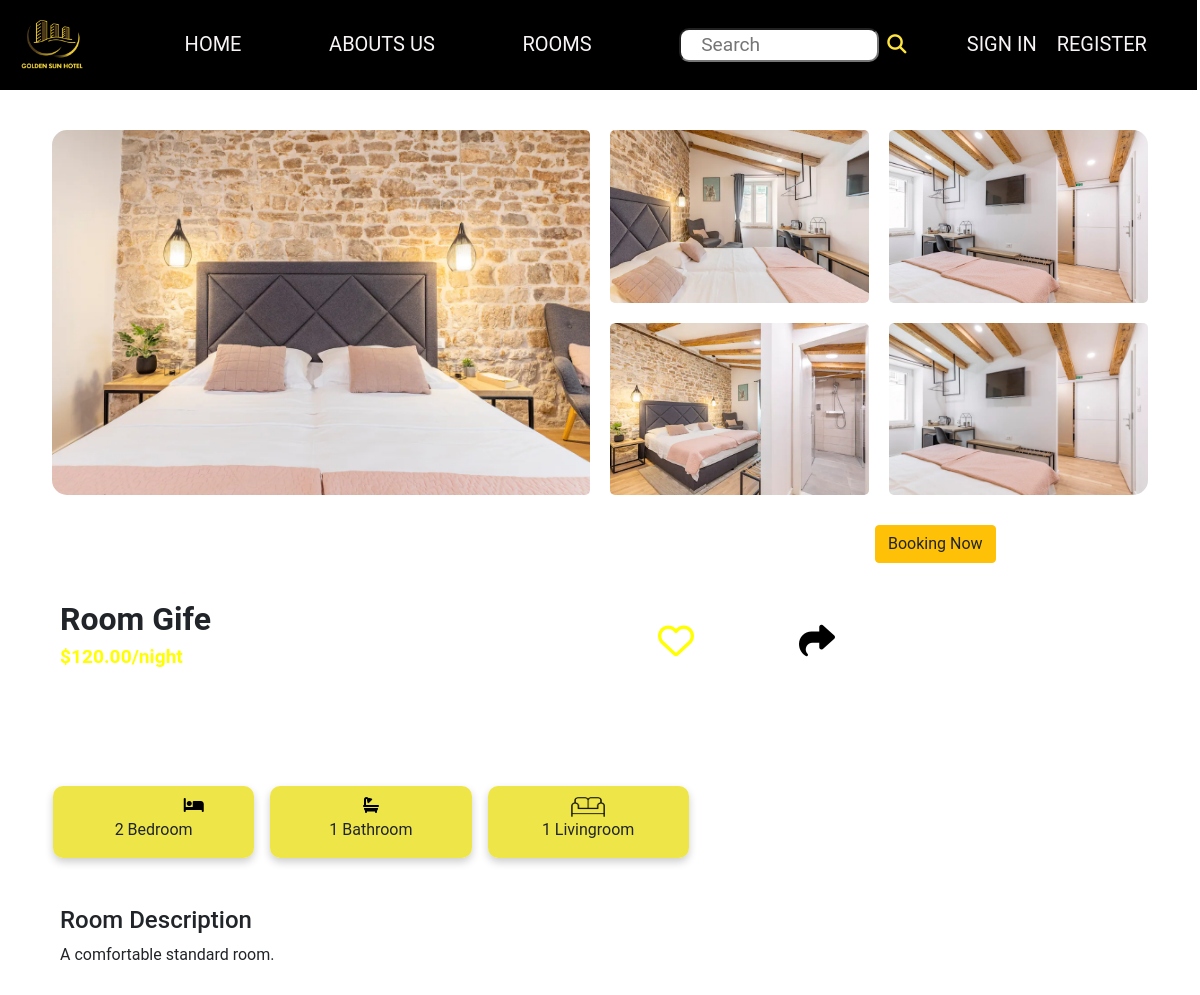
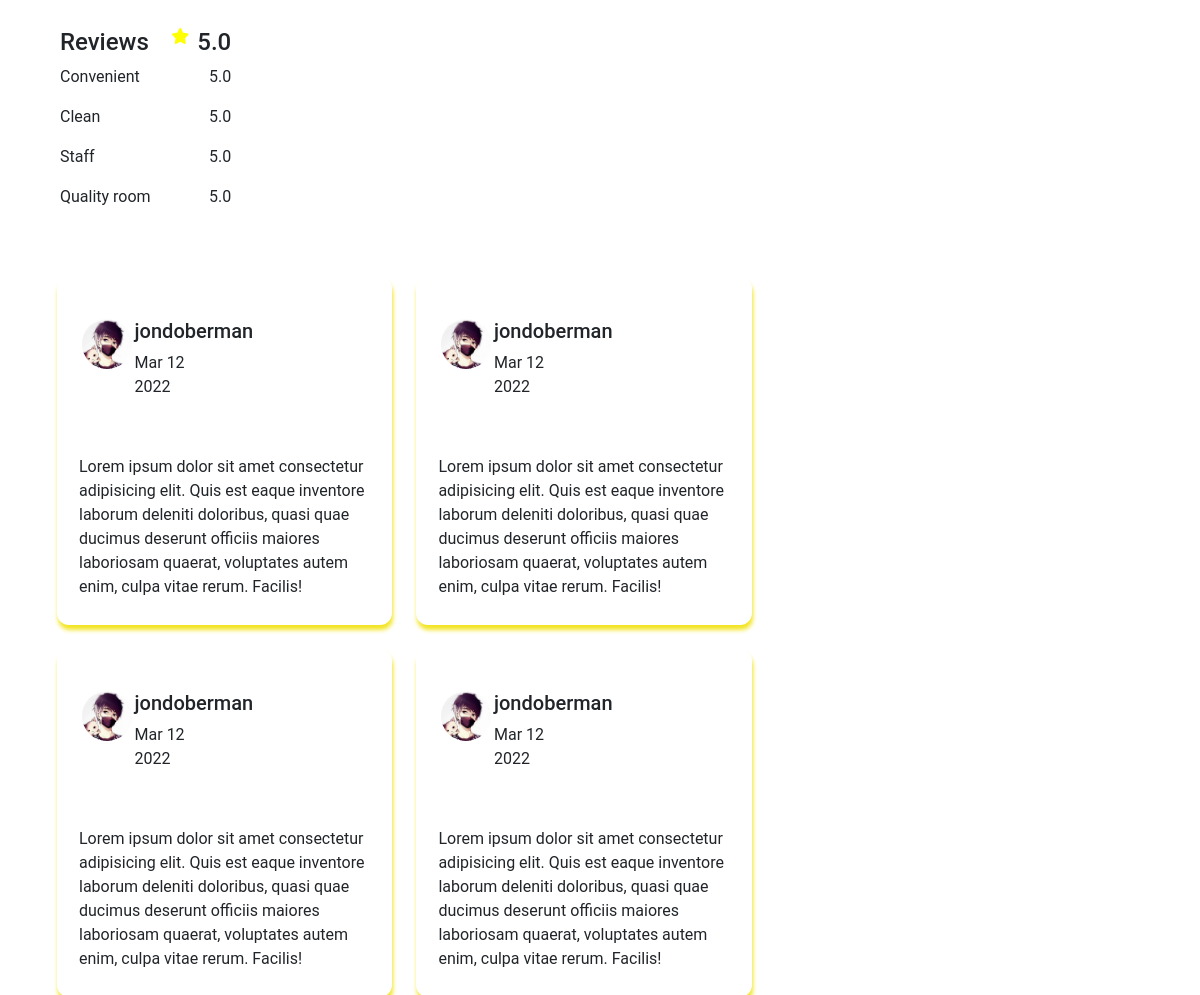
The app's page /index.php?controller=rooms&action=detail&id=4 with its own data (2 pictures, top to bottom).
### tables this page shows
CREATE TABLE `rooms` (
  `id` bigint(20) NOT NULL,
  `name` varchar(50) DEFAULT NULL,
  `bedroom` int(50) DEFAULT NULL,
  `bathroom` int(50) DEFAULT NULL,
  `livingroom` int(50) DEFAULT NULL,
  `type` varchar(50) DEFAULT NULL,
  `price` decimal(10,2) DEFAULT NULL,
  `tax` decimal(10,2) DEFAULT NULL,
  `cleaning_fee` decimal(10,2) DEFAULT NULL,
  `description` text DEFAULT NULL,
  `status` tinyint(1) DEFAULT NULL,
  `updated_at` timestamp NOT NULL DEFAULT current_timestamp() ON UPDATE current_timestamp(),
  `created_at` timestamp NOT NULL DEFAULT current_timestamp()
);

### controllers/web/roomcontroller.php (called while the page is built, shortened)
<?php
include_once 'models/RoomModel.php';
class RoomController
{
    private $roomModel;
    public function __construct()
    {
        $this->roomModel = new RoomModel();
    }
    public function handleRequest()
    {
        $action = isset($_GET['action']) ? $_GET['action'] : 'list';
        switch ($action) {
            case 'detail':
                $this->getDetailRoom($_GET['id']);
                break;
        }
    }
    private function getDetailRoom($id)
    {
        $query = $this->roomModel->getDetailById($id);
        $room = $query->fetch_assoc();
        include 'views/web/rooms/detail.view.php';
    }
}

### routes/web.route.php (called while the page is built, shortened)
<?php
include 'controllers/web/RoomController.php';
$controller = isset($_GET['controller']) ? $_GET['controller'] : 'index';
$routes = [
    'index' => 'HomeController',
    'about' => 'aboutcontroller',
    'detail' => 'detailcontroller',
    'bookings' => 'bookingcontroller',
    'payments' => 'PaymentController',
    'rooms' => 'RoomController',
    'auth' => 'AuthController',
    'users' => 'UserController',
];
if (array_key_exists($controller, $routes)) {
    $admin = new $routes[$controller];
    $admin->handleRequest();
} else {
    http_response_code(404);
    require 'views/errors/404.php';
    die();
}

### index.php (called while the page is built, shortened)
<?php
require 'routes/web.route.php';

### config/database.php (called while the page is built, shortened)
<?php
class ConnectDB {
    private $server = 'localhost';
    private $username = 'root';
    private $password = '';
    private $database = 'hotel_management';
    protected function connect() {
        $connect = mysqli_connect($this->server,
            $this->username,
            $this->password,
            $this->database);
        mysqli_set_charset($connect,"utf8");
        return $connect;
    }
}
?>

### models/RoomModel.php (called while the page is built, shortened)
<?php
include_once 'config/database.php';
class RoomModel extends ConnectDB
{
    function getDetailById($id) {
        $sql = "SELECT * FROM rooms WHERE id = $id";
        return mysqli_query($this->connect(),$sql);
    }
}
?>

### views/web/rooms/detail.view.php (the view, shortened to what this page needs)
<?php include "./views/web/partials/header.view.php" ?>
<div class="container">
    <form action="" method="">
        <div class="row details_room">
            <div class="picture">
                <img class="img1 detail_img" id="img1" src="assets/web/images/phong1.webp" alt="Hình ảnh phòng 1">
                <img class="img2 detail_img" id="img2" src="assets/web/images/phong2.webp" alt="Hình ảnh phòng 2">
                <img class="img3 detail_img" id="img3" src="assets/web/images/phong3.jpeg" alt="Hình ảnh phòng 3">
                <img class="img4 detail_img" id="img4" src="assets/web/images/phong4.webp" alt="Hình ảnh phòng 4">
                <img class="img5 detail_img" id="img5" src="assets/web/images/phong5.webp" alt="Hình ảnh phòng 5">
            </div>
            <div class="row content">
                <div class="col-lg-9 col-12">
                    <div class="row content-text">
                        <div class="col-lg-4 col-6 content__text">
                            <p id="name_room_detail"><?php echo $room['name']; ?></p>
                            <p id="price_room_detail" style="color: yellow;">$<?php echo $room['price']; ?>/night</p>
                        </div>
                        <div class="col-lg-4 col-6 context__icon">
                            <a href="đường_dẫn_của_bạn">
                                <i id="icon_heart_detail" class="fa-regular fa-heart " style="color: yellow;"></i>
                            </a>
                            <i id="icon_share_detail" class="fa-solid fa-share" onclick="shareViaEmail()"></i>
                        </div>
                    </div>
                    <div class="row content-icon">
                        <div class="col-lg-3 my-2 mx-2 pt-2 icon__room" style="background-color:#ebe124d4;">
                            <i class="fa-solid fa-bed"></i>
                            <p id="type1"><?php echo $room['bedroom']; ?> Bedroom</p>
                        </div>
                        <div class="col-lg-3 my-2 mx-2 pt-2 icon__room" style="background-color: #ebe124d4;">
                            <i class="fa fa-bath" aria-hidden="true"></i>
                            <p id="type2"><?php echo $room['bathroom']; ?> Bathroom</p>
                        </div>
                        <div class="col-lg-3 my-2 mx-2 pt-2 icon__room" style="background-color:#ebe124d4;">
                            <img src="assets/web/images/icon sofa.png" alt="" style="width: 34px;height: 20px;">
                            <p id="type3"><?php echo $room['livingroom']; ?> Livingroom</p>
                        </div>
                    </div>
                    <div class="row content-description">
                        <div class="col-lg-9">
                            <h4>Room Description</h4>
                            <p><?php echo $room['description']; ?></p>
                        </div>
                    </div>
                    <div class="row content-review">
                        <div class="col-lg-2 col-6 ">
                            <h4>Reviews</h4>
                            <p>Convenient</p>
                            <p>Clean</p>
                            <p>Staff</p>
                            <p>Quality room</p>
                        </div>
                        <div class="col-lg-1 col-6 text-end">
                            <div class="d-flex justify-content-end">
                                <i class="fa-solid fa-star  pe-2 " style="color:yellow;"></i>
                                <h4>5.0</h4>
                            </div>
                            <p id="convenient">5.0</p>
                            <p id="clean">5.0</p>
                            <p id="staff">5.0</p>
                            <p id="quality">5.0</p>
                        </div>
                    </div>
                    <div class="row content_comment-detail">
                        <div class="col-lg-5 comment-cus">
                            <div class="row">
                                <div class="col-lg-2 col-3 ">
                                    <img id="avata1" class="avata__review" src="assets/web/images/avata.jpg" alt="avata">
                                </div>
                                <div class="col-lg-4 col-6">
                                    <h5>jondoberman</h5>
                                    <p>Mar 12 2022</p>
                                </div>
                            </div>
                            <div class="row ">
                                <p>Lorem ipsum dolor sit amet consectetur adipisicing elit. Quis est eaque inventore laborum deleniti doloribus, quasi quae ducimus deserunt officiis maiores laboriosam quaerat, voluptates autem enim, culpa vitae rerum. Facilis!</p>
                            </div>
                        </div>
                        <div class="col-lg-5 comment-cus">
                            <div class="row">
                                <div class="col-lg-2 col-3">
                                    <img id="avata1" class="avata__review" src="assets/web/images/avata.jpg" alt="">
                                </div>
                                <div class="col-lg-4 col-6">
                                    <h5>jondoberman</h5>
                                    <p>Mar 12 2022</p>
                                </div>
                            </div>
                            <div class="row ">
                                <p>Lorem ipsum dolor sit amet consectetur adipisicing elit. Quis est eaque inventore laborum deleniti doloribus, quasi quae ducimus deserunt officiis maiores laboriosam quaerat, voluptates autem enim, culpa vitae rerum. Facilis!</p>
                            </div>
                        </div>
                        <div class="col-lg-5 comment-cus">
                            <div class="row">
                                <div class="col-lg-2 col-3">
                                    <img id="avata1" class="avata__review" src="assets/web/images/avata.jpg" alt="">
                                </div>
                                <div class="col-lg-4 col-6">
                                    <h5>jondoberman</h5>
                                    <p>Mar 12 2022</p>
                                </div>
                            </div>
                            <div class="row">
                                <p>Lorem ipsum dolor sit amet consectetur adipisicing elit. Quis est eaque inventore laborum deleniti doloribus, quasi quae ducimus deserunt officiis maiores laboriosam quaerat, voluptates autem enim, culpa vitae rerum. Facilis!</p>
                            </div>
                        </div>
                        <div class="col-lg-5 comment-cus">
                            <div class="row">
                                <div class="col-lg-2 col-3 ">
                                    <img id="avata1" class="avata__review" src="assets/web/images/avata.jpg" alt="avata">
                                </div>
                                <div class="col-lg-4 col-6">
                                    <h5>jondoberman</h5>
                                    <p>Mar 12 2022</p>
                                </div>
                            </div>
                            <div class="row ">
                                <p>Lorem ipsum dolor sit amet consectetur adipisicing elit. Quis est eaque inventore laborum deleniti doloribus, quasi quae ducimus deserunt officiis maiores laboriosam quaerat, voluptates autem enim, culpa vitae rerum. Facilis!</p>
                            </div>
                        </div>
                    </div>
                </div>
                <div class="col-lg-3 col-12">
                    <a href="index.php?controller=bookings&action=booking&roomId=<?php echo $room['id']; ?>" class="btn btn-warning">Booking Now</a>
                </div>
            </div>
        </div>
    </form>
</div>
<?php include "./views/web/partials/header.view.php" ?>

### assets/web/css/header.footer.css.php (style rules this page uses)
body { margin: 0; padding: 0; font-family: 'Roboto', sans-serif; }
.fa { color: #ffe53f; }
a { color: #f9f5f7; font-family: 'Roboto', sans-serif; font-size: 20px; font-style: normal; font-weight: 400; line-height: normal; text-decoration: none; }

### assets/web/css/home.css.php (style rules this page uses)
.container { display: flex; }
.row { padding: 10px; margin-top: 20px; }
.fa-solid { margin-left: 80px; color: black; }

### assets/web/css/detail.css.php (style rules this page uses)
.container { margin-top: 50px; }
.picture { margin-top: 50px; display: grid; grid-template-columns: repeat(4, 1fr); grid-template-rows: repeat(2, 1fr); grid-template-areas: "right right left-top1 left-top2 " "right right left-bottom1 left-bottom2 "; grid-row-gap: 20px; grid-column-gap: 20px; }
.img1, .img2, .img3, .img4, .img5 { height: 100%; width: 100%; border-radius: 5px; }
.img1 { grid-area: right; border-top-left-radius: 15px; border-bottom-left-radius: 15px; }
.img2 { grid-area: left-top1; }
.img3 { grid-area: left-top2; border-top-right-radius: 15px; }
.img4 { grid-area: left-bottom1; }
.img5 { grid-area: left-bottom2; border-bottom-right-radius: 15px; }
.content-text { margin-top: 10px; justify-content: space-between; align-items: center; }
.context__icon { text-align: end; align-items: center; font-size: 36px; }
#icon_share_detail { cursor: pointer; font-size: 36px !important; }
#icon_heart_detail { cursor: pointer; padding-right: 20px; font-size: 36px; }
#name_room_detail { font-family: 'Roboto'; font-weight: bold; font-size: 32px; margin-bottom: 0; }
#price_room_detail { font-family: 'Roboto'; font-weight: bold; color: #ffe629; font-size: larger; }
.content-icon { text-align: center; }
.icon__room { box-shadow: 0 4px 8px 0 rgba(0, 0, 0, 0.2); border-radius: 10px; background-color: #FFE2E9; }
.icon__room i { color: black !important; }
.content-description { margin-top: 20px; }
.content-review { margin-top: 20px; }
.avata__review { width: 50px; height: 50px; border-radius: 999px; }
.content_comment-detail { margin-top: 20px; }
.comment-cus { border-radius: 12px; margin: 12px; padding-top: 12px; box-shadow: 1px 5px 4px rgb(243, 229, 35); }

### assets/web/css/booking.css.php (style rules this page uses)
.content__text { margin: 0; margin-top: 50px; margin-bottom: 50px; }

### assets/web/css/payment.css.php (style rules this page uses)
.content__text { margin: 0; margin-top: 50px; margin-bottom: 50px; }

### records on screen
rooms: name "Room Gife", price "120.00", bedroom "2", bathroom "1", livingroom "1", description "A comfortable standard room."
